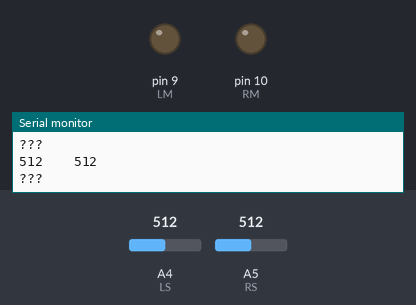
Simulated run of this sketch. Board: Arduino Uno, built with avr-gcc and run on an emulated ATmega328P. Parts: output pins drawn as LEDs (lit = HIGH), the last lines printed to the serial monitor. The inputs (shaded band) are chosen by the test bench; at power-on: A4 (LS) = 512, A5 (RS) = 512.

Above: at 1.2 s.
1.3 s: A4 (LS) set to 716
At 2.5 s:
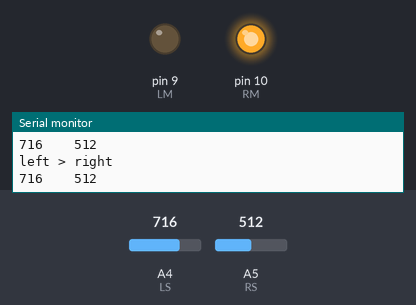
2.8 s: A5 (RS) set to 900
At 4.0 s:
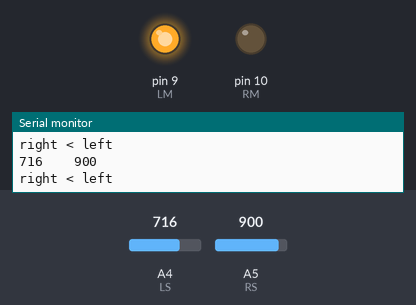
4.3 s: A5 (RS) set to 511
At 4.8 s:
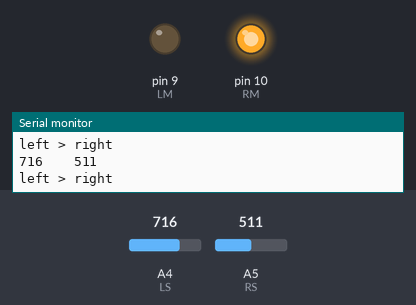
5.8 s: A5 (RS) set to 1023
At 6.7 s:
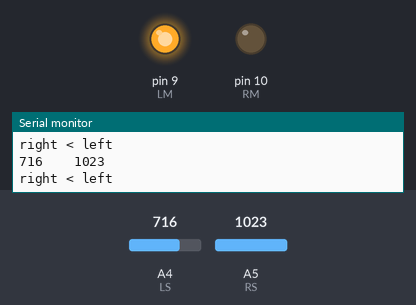
7.3 s: A4 (LS) set to 11
10.3 s: A4 (LS) set to 8
Timing chart, 0 to 13.3 s (numbered marks = the images above; inputs shaded):
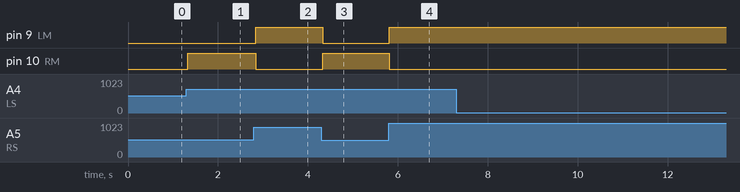

Measured:
- after the input at 1.3 s, pin 10 (RM): LOW → HIGH at once
- after the input at 2.8 s, pin 9 (LM): LOW → HIGH at once; pin 10 (RM): HIGH → LOW at once
- after the input at 4.3 s, pin 9 (LM): HIGH → LOW at once; pin 10 (RM): LOW → HIGH at once
- after the input at 5.8 s, pin 9 (LM): LOW → HIGH at once; pin 10 (RM): HIGH → LOW at once

The sketch:

lightbot.ino
```cpp
#define LM 9 //Left motor pin
#define RM 10 //Right motor pin
#define LS A4 //Left photoresistor pin
#define RS A5 //Right photoresistor pin

#define variance 0 //Amount of varience between photoresistors required to activate turning

void setup() {
  pinMode(LM, OUTPUT);
  pinMode(RM, OUTPUT);
  pinMode(LS, INPUT);
  pinMode(RS, INPUT);
  Serial.begin(9600);
}

void loop() {
  int left = analogRead(LS);
  int right = analogRead(RS);
  Serial.print(left);
  Serial.print("    ");
  Serial.println(right);


  if (abs(left - right) < variance){
    digitalWrite(LM, HIGH);
    digitalWrite(RM, HIGH);
    Serial.println("equal");
  }
  else if (left > right) {
    digitalWrite(RM, HIGH);
    digitalWrite(LM, LOW);
    Serial.println("left > right");
  }
  else if (right > left) {
    digitalWrite(LM, HIGH);
    digitalWrite(RM, LOW);
    Serial.println("right < left");
  }
  else {
    digitalWrite(LM, LOW);
    digitalWrite(RM, LOW);
    Serial.println("???");
  }
}
```
